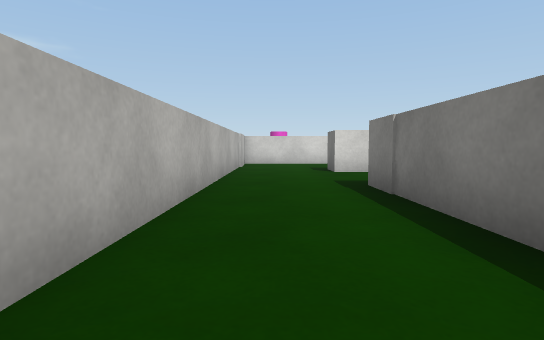
View 1 (above)

19 first-person views from a walk through a scene from a Unity 3-D project. The camera is 0.59 m above the floor, tilts 4° down and sees 80° across. The floor is counted in squares, 1 m on a side. Each view is taken from the middle of a square. On the plan, view 1 faces up. The plan holds only what a view shows up to about 9 squares ahead; the rest is blank. Surface patterns are stand-ins for the level's own textures.

View 2
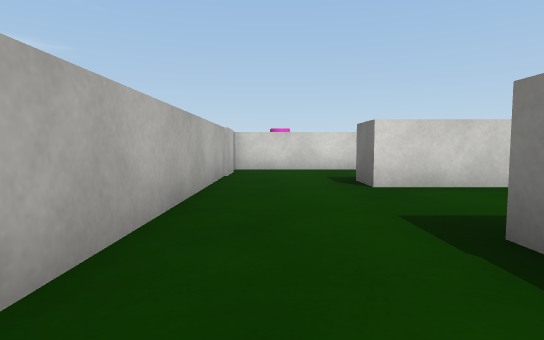

View 3
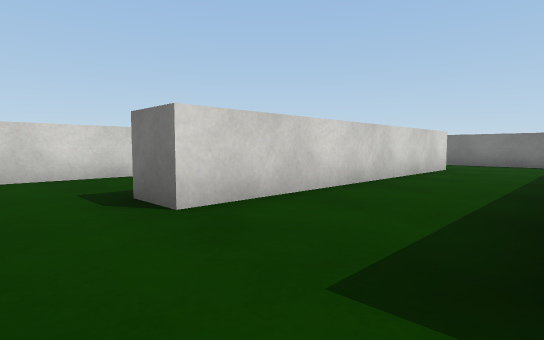

View 4
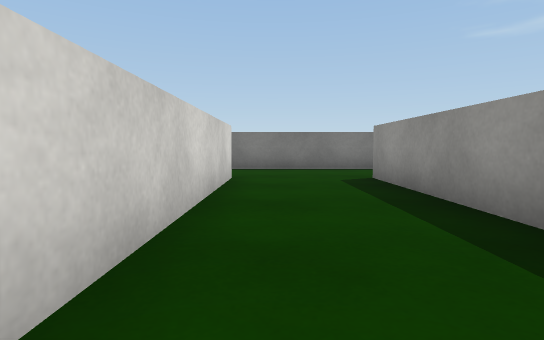

View 5
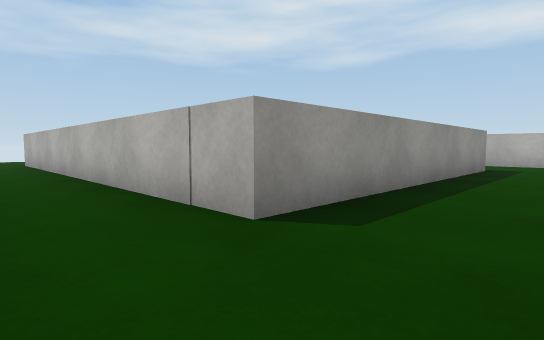

View 6
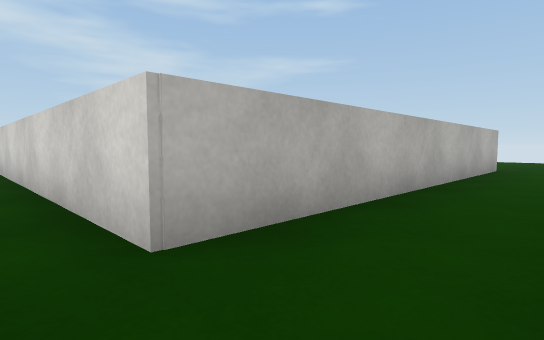

View 7
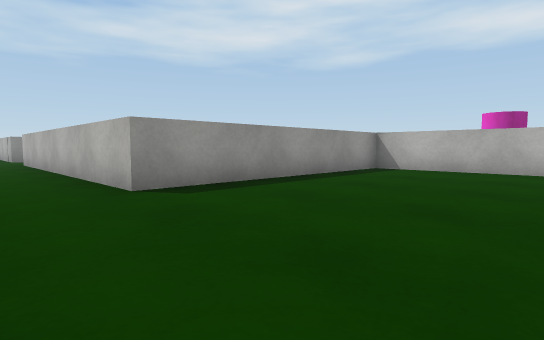

View 8
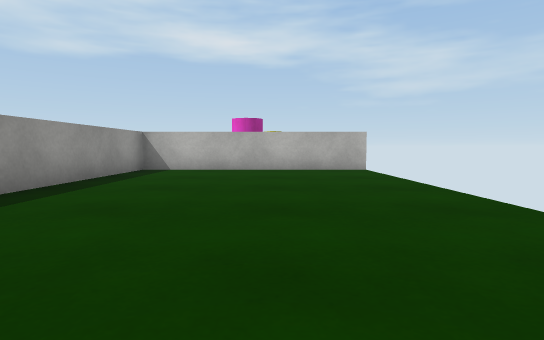

View 9
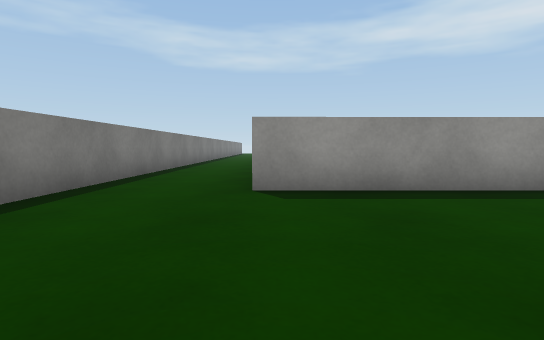

View 10
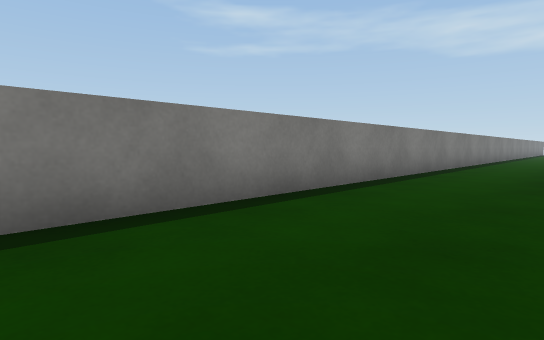

View 11
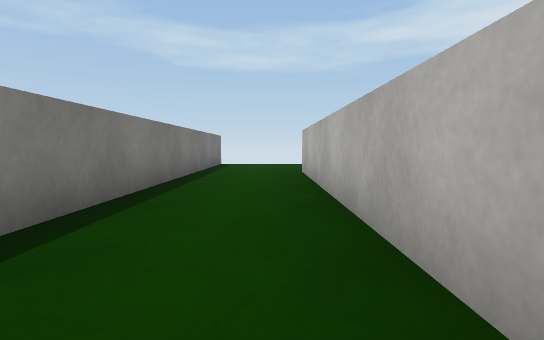

View 12
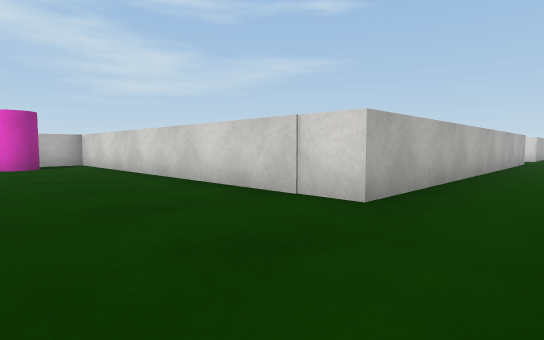

View 13
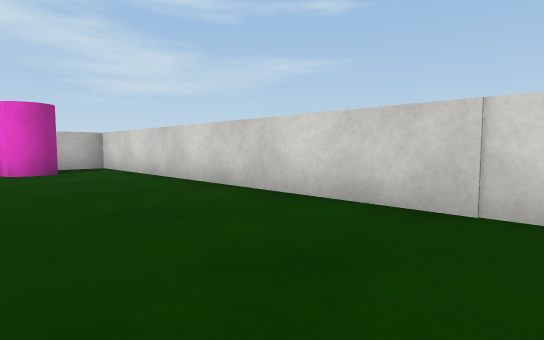

View 14
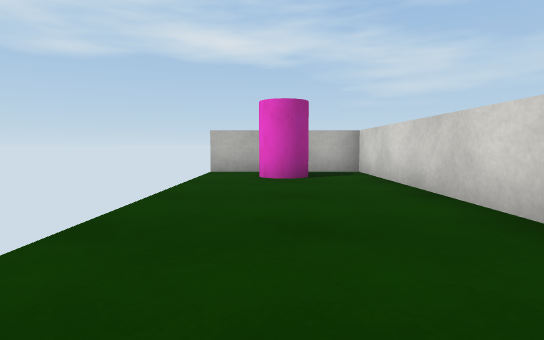

View 15
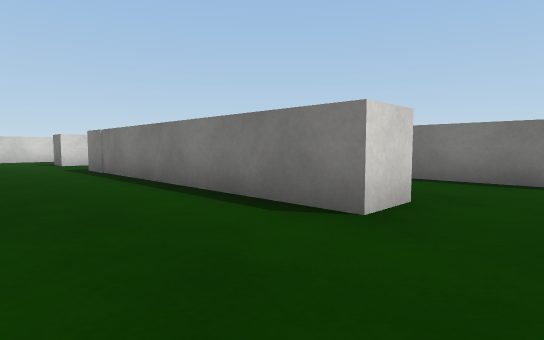

View 16
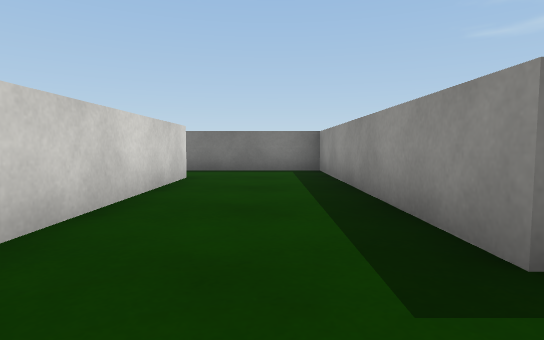

View 17
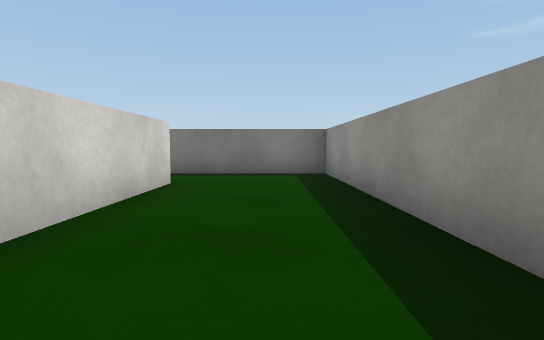

View 18
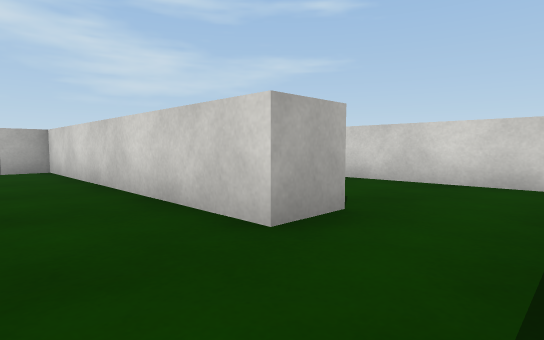

View 19
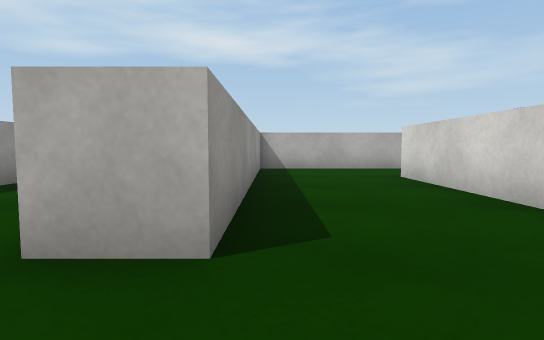

### Floor plan
Points are (right, up) in squares from view 1. A wall is a line through its corners. A room is listed if a view was taken in it or the views show most of it. See-through windows are left out.
Room 1 (views 1, 2, 3, 4, 5, 6, 7, 8, 9, 10, 11, 12, 13, 14)
walls: (11.8, 4.1) (11.8, 8.1); (11.8, 12) (11.8, 21.9); (-1, 9.5) (-1, 1.1); (1.5, -2.6) (1.5, 5.1) (9.3, 5.1) (9.3, -5.9) (-1, -5.9) (-1, -7.1); (11.8, -7) (11.8, -0.1); (2.4, 22.5) (2.4, 16.6) (9.3, 16.6) (9.3, 7.8) (1.5, 7.8) (1.5, 8.8); (-1, -8.2) (-1, -9.5)
ways out: opening at (0.5, -2) to room 2; opening at (0.5, 8.5) to room 3
objects: pink cylinder (0, -8) to (1, -8)
Room 2 (view 15)
walls: (2.6, -2.6) (1.5, -2.6)
ways out: opening at (0.5, -2) to room 1; opening at (2, -3.5)
Room 3 (views 16, 17, 18)
walls: (6.3, 11.7) (-1, 11.7) (-1, 9.5); (1.5, 8.8) (8.3, 8.8) (8.3, 11.4)
ways out: opening at (0.5, 8.5) to room 1; opening at (7.5, 12) to room 4
Room 4 (view 19)
walls: (-0.5, 12.7) (6.3, 12.7) (6.3, 11.7); (-1, 16.6) (-1, 12.6); (7.6, 15.6) (1.5, 15.6); (8.3, 11.4) (8.3, 12.4)
ways out: opening at (7.5, 12) to room 3
objects: pink cylinder (0, 19) to (1, 20)

Positions as (right, up) in squares from view 1, and headings:
1: (0, 0), facing up
2: (0, 3), facing up
3: (0, 5), facing up-right
4: (3, 7), facing right
5: (11, 7), facing down-left
6: (11, 7), facing up-left
7: (11, 21), facing down-left
8: (11, 20), facing left
9: (9, 21), facing down
10: (9, 22), facing down-right
11: (10, 2), facing down
12: (11, -9), facing up-left
13: (9, -9), facing up-left
14: (7, -8), facing left
15: (-1, -4), facing up-right
16: (0, 10), facing right
17: (1, 10), facing right
18: (8, 10), facing up-left
19: (8, 13), facing left
